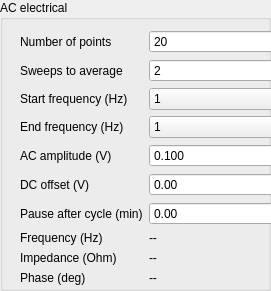
   <widget class="QGroupBox" name="impedance_box">
    <property name="geometry">
     <rect>
      <x>290</x>
      <y>270</y>
      <width>271</width>
      <height>291</height>
     </rect>
    </property>
    <property name="title">
     <string>AC electrical</string>
    </property>
    <widget class="QWidget" name="formLayoutWidget_5">
     <property name="geometry">
      <rect>
       <x>20</x>
       <y>30</y>
       <width>273</width>
       <height>329</height>
      </rect>
     </property>
     <layout class="QFormLayout" name="eis_control_form">
      <property name="fieldGrowthPolicy">
       <enum>QFormLayout::AllNonFixedFieldsGrow</enum>
      </property>
      <item row="0" column="0">
       <widget class="QLabel" name="eis_points_label">
        <property name="text">
         <string>Number of points</string>
        </property>
       </widget>
      </item>
      <item row="0" column="1">
       <widget class="QSpinBox" name="eis_points">
        <property name="toolTip">
         <string>Set the number of points to measure for each impedance spectrum.</string>
        </property>
        <property name="minimum">
         <number>1</number>
        </property>
        <property name="maximum">
         <number>1000</number>
        </property>
        <property name="value">
         <number>20</number>
        </property>
       </widget>
      </item>
      <item row="1" column="0">
       <widget class="QLabel" name="eis_averaging_label">
        <property name="text">
         <string>Sweeps to average</string>
        </property>
       </widget>
      </item>
      <item row="1" column="1">
       <widget class="QSpinBox" name="eis_averaging">
        <property name="toolTip">
         <string>Set the number of points to average for each impedance spectrum.</string>
        </property>
        <property name="minimum">
         <number>1</number>
        </property>
        <property name="maximum">
         <number>1000</number>
        </property>
        <property name="value">
         <number>2</number>
        </property>
       </widget>
      </item>
      <item row="2" column="0">
       <widget class="QLabel" name="eis_start_freq_label">
        <property name="text">
         <string>Start frequency (Hz)</string>
        </property>
       </widget>
      </item>
      <item row="2" column="1">
       <widget class="QComboBox" name="start_eis_freq">
        <property name="toolTip">
         <string>Set start frequency of impedance spectrum.</string>
        </property>
        <property name="currentText">
         <string>1</string>
        </property>
        <item>
         <property name="text">
          <string>1</string>
         </property>
        </item>
        <item>
         <property name="text">
          <string>10</string>
         </property>
        </item>
        <item>
         <property name="text">
          <string>100</string>
         </property>
        </item>
        <item>
         <property name="text">
          <string>1,000</string>
         </property>
        </item>
        <item>
         <property name="text">
          <string>10,000</string>
         </property>
        </item>
        <item>
         <property name="text">
          <string>100,000</string>
         </property>
        </item>
        <item>
         <property name="text">
          <string>1,000,000</string>
         </property>
        </item>
        <item>
         <property name="text">
          <string>10,000,000</string>
         </property>
        </item>
       </widget>
      </item>
      <item row="3" column="0">
       <widget class="QLabel" name="eis_end_freq_label">
        <property name="text">
         <string>End frequency (Hz)</string>
        </property>
       </widget>
      </item>
      <item row="3" column="1">
       <widget class="QComboBox" name="end_eis_freq">
        <property name="toolTip">
         <string>Set end frequency of impedance spectrum.</string>
        </property>
        <property name="currentText">
         <string>1</string>
        </property>
        <item>
         <property name="text">
          <string>1</string>
         </property>
        </item>
        <item>
         <property name="text">
          <string>10</string>
         </property>
        </item>
        <item>
         <property name="text">
          <string>100</string>
         </property>
        </item>
        <item>
         <property name="text">
          <string>1,000</string>
         </property>
        </item>
        <item>
         <property name="text">
          <string>10,000</string>
         </property>
        </item>
        <item>
         <property name="text">
          <string>100,000</string>
         </property>
        </item>
        <item>
         <property name="text">
          <string>1,000,000</string>
         </property>
        </item>
        <item>
         <property name="text">
          <string>10,000,000</string>
         </property>
        </item>
       </widget>
      </item>
      <item row="4" column="0">
       <widget class="QLabel" name="eis_ac_amplitude_label">
        <property name="text">
         <string>AC amplitude (V)</string>
        </property>
       </widget>
      </item>
      <item row="4" column="1">
       <widget class="QDoubleSpinBox" name="ac_bias">
        <property name="toolTip">
         <string>Set AC amplitude of impedance spectrum in Volts.</string>
        </property>
        <property name="decimals">
         <number>3</number>
        </property>
        <property name="minimum">
         <double>0.001000000000000</double>
        </property>
        <property name="maximum">
         <double>1.000000000000000</double>
        </property>
        <property name="singleStep">
         <double>0.001000000000000</double>
        </property>
        <property name="value">
         <double>0.100000000000000</double>
        </property>
       </widget>
      </item>
      <item row="5" column="0">
       <widget class="QLabel" name="eis_dc_offset_label">
        <property name="text">
         <string>DC offset (V)</string>
        </property>
       </widget>
      </item>
      <item row="5" column="1">
       <widget class="QDoubleSpinBox" name="dc_offset">
        <property name="toolTip">
         <string>Set DC offset of impedance spectrum in Volts.</string>
        </property>
        <property name="decimals">
         <number>2</number>
        </property>
        <property name="minimum">
         <double>0.000000000000000</double>
        </property>
        <property name="maximum">
         <double>40.000000000000000</double>
        </property>
        <property name="singleStep">
         <double>0.500000000000000</double>
        </property>
        <property name="value">
         <double>0.000000000000000</double>
        </property>
       </widget>
      </item>
      <item row="6" column="0">
       <widget class="QLabel" name="pause_after_eis_label">
        <property name="text">
         <string>Pause after cycle (min)</string>
        </property>
       </widget>
      </item>
      <item row="6" column="1">
       <widget class="QDoubleSpinBox" name="pause_after_eis">
        <property name="toolTip">
         <string>Set pause time between impedance spectra which are measured continuously during a sequence.</string>
        </property>
        <property name="minimum">
         <double>0.000000000000000</double>
        </property>
        <property name="maximum">
         <double>100.000000000000000</double>
        </property>
        <property name="singleStep">
         <double>0.000100000000000</double>
        </property>
        <property name="value">
         <double>0.000000000000000</double>
        </property>
       </widget>
      </item>
      <item row="7" column="0">
       <widget class="QLabel" name="eis_freq_label">
        <property name="text">
         <string>Frequency (Hz)</string>
        </property>
       </widget>
      </item>
      <item row="7" column="1">
       <widget class="QLabel" name="actual_eis_freq">
        <property name="toolTip">
         <string>Current frequency being measured.</string>
        </property>
        <property name="text">
         <string>--</string>
        </property>
       </widget>
      </item>
      <item row="8" column="0">
       <widget class="QLabel" name="eis_z_label">
        <property name="text">
         <string>Impedance (Ohm)</string>
        </property>
       </widget>
      </item>
      <item row="8" column="1">
       <widget class="QLabel" name="actual_eis_z">
        <property name="sizePolicy">
         <sizepolicy hsizetype="Ignored" vsizetype="Preferred">
          <horstretch>0</horstretch>
          <verstretch>0</verstretch>
         </sizepolicy>
        </property>
        <property name="toolTip">
         <string>Current impedance being measured.</string>
        </property>
        <property name="text">
         <string>--</string>
        </property>
       </widget>
      </item>
      <item row="9" column="0">
       <widget class="QLabel" name="eis_phase_label">
        <property name="text">
         <string>Phase (deg)</string>
        </property>
       </widget>
      </item>
      <item row="9" column="1">
       <widget class="QLabel" name="actual_eis_phase">
        <property name="sizePolicy">
         <sizepolicy hsizetype="Ignored" vsizetype="Preferred">
          <horstretch>0</horstretch>
          <verstretch>0</verstretch>
         </sizepolicy>
        </property>
        <property name="toolTip">
         <string>Current phase being measured.</string>
        </property>
        <property name="text">
         <string>--</string>
        </property>
       </widget>
      </item>
      <item row="10" column="0">
       <widget class="QLabel" name="eis_minutes_label">
        <property name="text">
         <string>Minutes per spectrum</string>
        </property>
       </widget>
      </item>
      <item row="10" column="1">
       <widget class="QLabel" name="eis_time">
        <property name="sizePolicy">
         <sizepolicy hsizetype="Ignored" vsizetype="Preferred">
          <horstretch>0</horstretch>
          <verstretch>0</verstretch>
         </sizepolicy>
        </property>
        <property name="toolTip">
         <string>Duration of most recent impedance spectrum measurement.</string>
        </property>
        <property name="text">
         <string>--</string>
        </property>
       </widget>
      </item>
     </layout>
    </widget>
   </widget>
